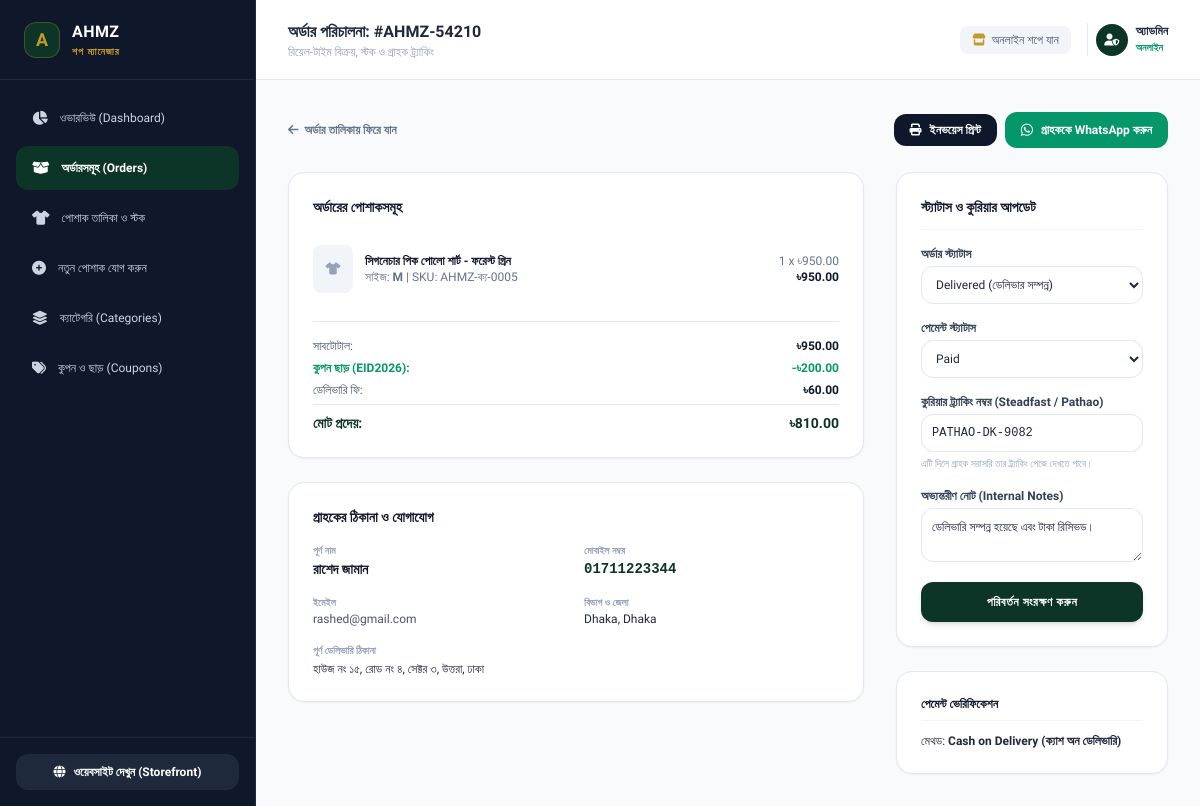
Screenshot of /dashboard/orders/1/ with the database file from the repository.
### store/models.py (models this page shows, shortened)
class Order(models.Model):
    PAYMENT_CHOICES = [
        ('cod', 'Cash on Delivery (ক্যাশ অন ডেলিভারি)'),
        ('bkash', 'bKash (বিকাশ)'),
        ('nagad', 'Nagad (নগদ)'),
        ('rocket', 'Rocket (রকেট)'),
    ]
    STATUS_CHOICES = [
        ('pending', 'Pending (অপেক্ষমান)'),
        ('confirmed', 'Confirmed (নিশ্চিত)'),
        ('processing', 'Processing (প্রস্তুত হচ্ছে)'),
        ('shipped', 'Shipped (কুরিয়ারে হস্তান্তর)'),
        ('delivered', 'Delivered (ডেলিভার সম্পন্ন)'),
        ('cancelled', 'Cancelled (বাতিল)'),
    ]
    PAYMENT_STATUS_CHOICES = [
        ('unpaid', 'Unpaid'),
        ('paid', 'Paid'),
        ('refunded', 'Refunded'),
    ]
    DELIVERY_AREA_CHOICES = [
        ('inside_dhaka', 'Inside Dhaka (ঢাকা সিটি) - ৳60'),
        ('outside_dhaka', 'Outside Dhaka (ঢাকার বাইরে সারা বাংলাদেশ) - ৳120'),
    ]
    order_number = models.CharField(max_length=30, unique=True, editable=False)
    user = models.ForeignKey(User, null=True, blank=True, on_delete=models.SET_NULL, related_name='orders')
    full_name = models.CharField(max_length=120)
    phone = models.CharField(max_length=20)
    email = models.EmailField(blank=True)
    division = models.CharField(max_length=50, default='Dhaka')
    district = models.CharField(max_length=50, default='Dhaka')
    delivery_address = models.TextField()
    customer_notes = models.TextField(blank=True)
    delivery_area = models.CharField(max_length=20, choices=DELIVERY_AREA_CHOICES, default='inside_dhaka')
    shipping_cost = models.DecimalField(max_digits=8, decimal_places=2, default=60.00)
    subtotal = models.DecimalField(max_digits=10, decimal_places=2, default=0.00)
    discount_amount = models.DecimalField(max_digits=10, decimal_places=2, default=0.00)
    total_amount = models.DecimalField(max_digits=10, decimal_places=2, default=0.00)
    coupon_code = models.CharField(max_length=25, blank=True)
    payment_method = models.CharField(max_length=15, choices=PAYMENT_CHOICES, default='cod')
    payment_status = models.CharField(max_length=15, choices=PAYMENT_STATUS_CHOICES, default='unpaid')
    sender_number = models.CharField(max_length=20, blank=True, help_text="bKash/Nagad sender phone number")
    trx_id = models.CharField(max_length=60, blank=True, help_text="Transaction ID (TrxID)")
    status = models.CharField(max_length=20, choices=STATUS_CHOICES, default='pending')
    courier_tracking_id = models.CharField(max_length=100, blank=True, help_text="e.g. Steadfast, Pathao, RedX tracking")
    admin_notes = models.TextField(blank=True)
    created_at = models.DateTimeField(auto_now_add=True)
    updated_at = models.DateTimeField(auto_now=True)
    class Meta:
        ordering = ['-created_at']

class OrderItem(models.Model):
    order = models.ForeignKey(Order, related_name='items', on_delete=models.CASCADE)
    product = models.ForeignKey(Product, null=True, on_delete=models.SET_NULL)
    product_name = models.CharField(max_length=255)
    product_sku = models.CharField(max_length=50, blank=True)
    size = models.CharField(max_length=20, blank=True)
    color = models.CharField(max_length=50, blank=True)
    price = models.DecimalField(max_digits=10, decimal_places=2)
    quantity = models.PositiveIntegerField(default=1)
    subtotal = models.DecimalField(max_digits=10, decimal_places=2)

### dashboard/views.py (the view, shortened to what this page needs)
# urls.py: path('orders/<int:order_id>/', views.order_detail, name='order_detail'),
def order_detail(request, order_id):
    order = get_object_or_404(Order, id=order_id)
    context = {
        'order': order,
        'status_choices': Order.STATUS_CHOICES,
        'payment_status_choices': Order.PAYMENT_STATUS_CHOICES,
    }
    return render(request, 'dashboard/order_detail.html', context)

### store/cart.py (called while the page is built, shortened)
    def __iter__(self):
        product_ids = [item['product_id'] for item in self.cart.values()]
        products = Product.objects.filter(id__in=product_ids).in_bulk()

    def __len__(self):
        return sum(item['quantity'] for item in self.cart.values())

    def get_subtotal(self):
        return sum(Decimal(item['price']) * item['quantity'] for item in self.cart.values())

    def get_items_list(self):
        return list(self.__iter__())

### store/translations.py (called while the page is built)
def get_translation_dict(lang='bn'):
    current_lang = 'en' if lang == 'en' else 'bn'
    return {key: vals.get(current_lang, vals.get('bn', '')) for key, vals in TRANSLATIONS.items()}

### templates/dashboard/order_detail.html (shortened to what this page needs)
{% extends 'dashboard/base_dashboard.html' %}
{% block dashboard_title %}অর্ডার পরিচালনা: #{{ order.order_number }}{% endblock %}
{% block dashboard_content %}
<div class="space-y-6">
    <div class="flex flex-col sm:flex-row justify-between items-start sm:items-center gap-4">
        <a href="{% url 'dashboard:orders' %}" class="text-xs font-semibold text-slate-500 hover:text-brand-emerald flex items-center">
            <i class="fa-solid fa-arrow-left mr-1.5"></i> অর্ডার তালিকায় ফিরে যান
        </a>
        <div class="flex items-center space-x-2">
            <a href="{% url 'dashboard:order_invoice' order_id=order.id %}" target="_blank"
               class="px-4 py-2 bg-slate-900 hover:bg-slate-800 text-white rounded-xl text-xs font-bold transition flex items-center">
                <i class="fa-solid fa-print mr-2"></i> ইনভয়েস প্রিন্ট
            </a>
            <a href="https://wa.me/{{ order.phone }}?text=Hello%20{{ order.full_name|urlencode }},%20Regarding%20your%20order%20%23{{ order.order_number }}%20at%20AHMZ"
               target="_blank"
               class="px-4 py-2 bg-emerald-600 hover:bg-emerald-700 text-white rounded-xl text-xs font-bold transition flex items-center">
                <i class="fa-brands fa-whatsapp mr-2 text-sm"></i> গ্রাহককে WhatsApp করুন
            </a>
        </div>
    </div>
    <div class="grid grid-cols-1 lg:grid-cols-12 gap-8">
        <div class="lg:col-span-8 space-y-6">
            <div class="bg-white rounded-2xl border border-slate-200 shadow-sm p-6 space-y-4">
                <h3 class="font-bold text-sm text-slate-900">অর্ডারের পোশাকসমূহ</h3>
                <div class="divide-y divide-slate-100">
                    {% for item in order.items.all %}
                    <div class="py-3 flex items-center justify-between text-xs">
                        <div class="flex items-center space-x-3">
                            <div class="w-10 h-12 bg-slate-100 rounded-lg flex items-center justify-center font-bold text-slate-400">
                                <i class="fa-solid fa-shirt"></i>
                            </div>
                            <div>
                                <h4 class="font-bold text-slate-900">{{ item.product_name }}</h4>
                                <span class="text-slate-500">সাইজ: <strong>{{ item.size|default:'Regular' }}</strong> | SKU: {{ item.product_sku }}</span>
                            </div>
                        </div>
                        <div class="text-right">
                            <span class="text-slate-500">{{ item.quantity }} x ৳{{ item.price }}</span>
                            <span class="block font-bold text-slate-900">৳{{ item.subtotal }}</span>
                        </div>
                    </div>
                    {% endfor %}
                </div>
                <div class="pt-4 border-t border-slate-200 space-y-1.5 text-xs text-slate-600">
                    <div class="flex justify-between">
                        <span>সাবটোটাল:</span>
                        <span class="font-bold text-slate-900">৳{{ order.subtotal }}</span>
                    </div>
                    {% if order.discount_amount > 0 %}
                    <div class="flex justify-between text-emerald-600 font-bold">
                        <span>কুপন ছাড় ({{ order.coupon_code }}):</span>
                        <span>-৳{{ order.discount_amount }}</span>
                    </div>
                    {% endif %}
                    <div class="flex justify-between">
                        <span>ডেলিভারি ফি:</span>
                        <span class="font-bold text-slate-900">৳{{ order.shipping_cost }}</span>
                    </div>
                    <div class="flex justify-between pt-2 border-t border-slate-200 text-sm font-bold text-brand-emerald">
                        <span>মোট প্রদেয়:</span>
                        <span>৳{{ order.total_amount }}</span>
                    </div>
                </div>
            </div>
            <div class="bg-white rounded-2xl border border-slate-200 shadow-sm p-6 space-y-4">
                <h3 class="font-bold text-sm text-slate-900">গ্রাহকের ঠিকানা ও যোগাযোগ</h3>
                <div class="grid grid-cols-1 sm:grid-cols-2 gap-4 text-xs text-slate-600">
                    <div>
                        <span class="text-slate-400 block text-[10px] uppercase font-bold">পূর্ণ নাম</span>
                        <span class="font-bold text-slate-900 text-sm">{{ order.full_name }}</span>
                    </div>
                    <div>
                        <span class="text-slate-400 block text-[10px] uppercase font-bold">মোবাইল নম্বর</span>
                        <a href="tel:{{ order.phone }}" class="font-bold font-mono text-brand-emerald text-sm hover:underline">
                            {{ order.phone }}
                        </a>
                    </div>
                    <div>
                        <span class="text-slate-400 block text-[10px] uppercase font-bold">ইমেইল</span>
                        <span>{{ order.email|default:'দেওয়া হয়নি' }}</span>
                    </div>
                    <div>
                        <span class="text-slate-400 block text-[10px] uppercase font-bold">বিভাগ ও জেলা</span>
                        <span class="font-medium text-slate-800">{{ order.district }}, {{ order.division }}</span>
                    </div>
                    <div class="sm:col-span-2">
                        <span class="text-slate-400 block text-[10px] uppercase font-bold">পূর্ণ ডেলিভারি ঠিকানা</span>
                        <p class="font-medium text-slate-800 mt-0.5">{{ order.delivery_address }}</p>
                    </div>
                </div>
            </div>
        </div>
        <div class="lg:col-span-4 space-y-6">
            <div class="bg-white rounded-2xl border border-slate-200 shadow-sm p-6 space-y-4">
                <h3 class="font-bold text-sm text-slate-900 pb-3 border-b border-slate-100">
                    স্ট্যাটাস ও কুরিয়ার আপডেট
                </h3>
                <form method="POST" class="space-y-4 text-xs">
                    <div>
                        <label class="block font-bold text-slate-700 mb-1">অর্ডার স্ট্যাটাস</label>
                        <select name="status" class="w-full p-2.5 rounded-xl border border-slate-200 outline-none focus:border-brand-emerald bg-white font-medium">
                            {% for code, label in status_choices %}
                                <option value="{{ code }}" {% if order.status == code %}selected{% endif %}>{{ label }}</option>
                            {% endfor %}
                        </select>
                    </div>
                    <div>
                        <label class="block font-bold text-slate-700 mb-1">পেমেন্ট স্ট্যাটাস</label>
                        <select name="payment_status" class="w-full p-2.5 rounded-xl border border-slate-200 outline-none focus:border-brand-emerald bg-white font-medium">
                            {% for code, label in payment_status_choices %}
                                <option value="{{ code }}" {% if order.payment_status == code %}selected{% endif %}>{{ label }}</option>
                            {% endfor %}
                        </select>
                    </div>
                    <div>
                        <label class="block font-bold text-slate-700 mb-1">কুরিয়ার ট্র্যাকিং নম্বর (Steadfast / Pathao)</label>
                        <input type="text" name="courier_tracking_id" value="{{ order.courier_tracking_id }}" placeholder="যেমন: ST-89241"
                               class="w-full p-2.5 rounded-xl border border-slate-200 font-mono outline-none focus:border-brand-emerald">
                        <p class="text-[10px] text-slate-400 mt-1">এটি দিলে গ্রাহক সরাসরি তার ট্র্যাকিং পেজে দেখতে পাবে।</p>
                    </div>
                    <div>
                        <label class="block font-bold text-slate-700 mb-1">অভ্যন্তরীণ নোট (Internal Notes)</label>
                        <textarea name="admin_notes" rows="2" placeholder="গ্রাহককে কল করে কনফার্ম করা হয়েছে..."
                                  class="w-full p-2.5 rounded-xl border border-slate-200 outline-none focus:border-brand-emerald">{{ order.admin_notes }}</textarea>
                    </div>
                    <button type="submit" class="w-full py-3 bg-brand-emerald hover:bg-brand-emerald-dark text-white rounded-xl font-bold uppercase tracking-wider transition shadow-md">
                        পরিবর্তন সংরক্ষণ করুন
                    </button>
                </form>
            </div>
            <div class="bg-white rounded-2xl border border-slate-200 shadow-sm p-6 space-y-3 text-xs">
                <h4 class="font-bold text-slate-900 pb-2 border-b border-slate-100">পেমেন্ট ভেরিফিকেশন</h4>
                <p>মেথড: <strong>{{ order.get_payment_method_display }}</strong></p>
            </div>
        </div>
    </div>
</div>
{% endblock %}

### templates/dashboard/base_dashboard.html (style rules this page uses)
body { font-family: 'Hind Siliguri', 'Plus Jakarta Sans', sans-serif; background-color: #f8fafc; }

### rows the page displays
Order: order_number "AHMZ-54210", subtotal "950.00", coupon_code "EID2026", discount_amount "200.00", shipping_cost "60.00", total_amount "810.00", full_name "রাশেদ জামান", phone "01711223344", email "rashed@gmail.com", district "Dhaka", division "Dhaka", delivery_address "হাউজ নং ১৫, রোড নং ৪, সেক্টর ৩, উত্তরা, ঢাকা", status "Delivered (ডেলিভার সম্পন্ন)", payment_status "Paid", courier_tracking_id "PATHAO-DK-9082", admin_notes "ডেলিভারি সম্পন্ন হয়েছে এবং টাকা রিসিভড।", payment_method "Cash on Delivery (ক্যাশ অন ডেলিভারি)"
OrderItem: product_name "সিগনেচার পিক পোলো শার্ট - ফরেস্ট গ্রিন", size "M", product_sku "AHMZ-ক্য-0005", quantity "1", price "950.00", subtotal "950.00"

### other values shown
{{ BRAND_NAME }} "AHMZ"
